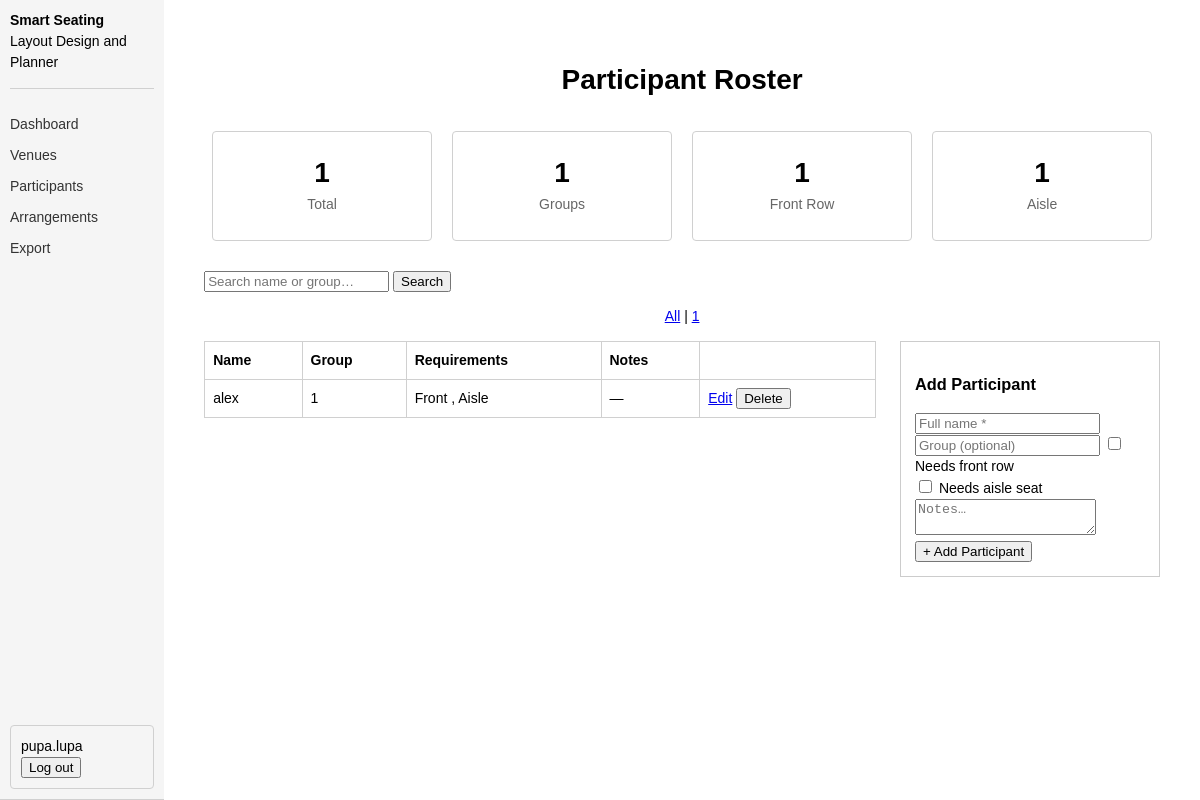
The page /participants?group=1 (signed in) on the database its author committed.
### tables this page shows
CREATE TABLE users (
            id         INTEGER PRIMARY KEY AUTOINCREMENT,
            username   TEXT    UNIQUE NOT NULL,
            email      TEXT    UNIQUE NOT NULL,
            password   TEXT    NOT NULL,
            role       TEXT    NOT NULL DEFAULT 'planner',
            created_at TEXT    NOT NULL
        );

CREATE TABLE participants (
            id              INTEGER PRIMARY KEY AUTOINCREMENT,
            user_id         INTEGER NOT NULL,
            name            TEXT    NOT NULL,
            group_name      TEXT    NOT NULL DEFAULT '',
            needs_front_row INTEGER NOT NULL DEFAULT 0,
            needs_aisle     INTEGER NOT NULL DEFAULT 0,
            notes           TEXT    NOT NULL DEFAULT '',
            created_at      TEXT    NOT NULL,
            UNIQUE(user_id, name),
            FOREIGN KEY(user_id) REFERENCES users(id)
        );

### participants.py (the view)
@participants_bp.route("/participants")
@login_required
def participants_list():
    db   = get_db()
    user = db.execute("SELECT * FROM users WHERE id = ?", (session["user_id"],)).fetchone()
    all_rows = db.execute(
        "SELECT * FROM participants WHERE user_id = ? ORDER BY name ASC",
        (session["user_id"],),
    ).fetchall()
    query        = request.args.get("q", "").strip()
    active_group = request.args.get("group", "").strip()
    filtered = list(all_rows)
    if active_group:
        filtered = [r for r in filtered if r["group_name"] == active_group]
    if query:
        q_lower = query.lower()
        filtered = [
            r for r in filtered
            if q_lower in r["name"].lower() or q_lower in (r["group_name"] or "").lower()
        ]
    all_groups = sorted({r["group_name"] for r in all_rows if r["group_name"]})
    stats      = compute_stats(all_rows)
    edit_participant = None
    edit_id = request.args.get("edit")
    if edit_id:
        edit_participant = db.execute(
            "SELECT * FROM participants WHERE id = ? AND user_id = ?",
            (edit_id, session["user_id"]),
        ).fetchone()
    return render_template(
        "participants.html",
        user=user,
        participants=filtered,
        stats=stats,
        query=query,
        active_group=active_group,
        all_groups=all_groups,
        edit_participant=edit_participant,
    )

### auth.py (called while the page is built)
def login_required(f):
    @wraps(f)
    def decorated(*args, **kwargs):
        if "user_id" not in session:
            flash("Please log in to continue.", "info")
            return redirect(url_for("auth.auth_page"))
        return f(*args, **kwargs)
    return decorated

### database.py (called while the page is built)
def get_db():
    if "db" not in g:
        g.db = sqlite3.connect(DB_PATH, detect_types=sqlite3.PARSE_DECLTYPES)
        g.db.row_factory = sqlite3.Row
    return g.db

### participants.py (called while the page is built)
def compute_stats(rows):
    groups = {r["group_name"] for r in rows if r["group_name"]}
    return {
        "total":  len(rows),
        "groups": len(groups),
        "front":  sum(1 for r in rows if r["needs_front_row"]),
        "aisle":  sum(1 for r in rows if r["needs_aisle"]),
    }

### templates/participants.html (shortened to what this page needs)
{% extends "base.html" %}
{% block content %}
  <h1>Participant Roster</h1>
  <div class="stat-row">
    <div class="stat-box"><div class="val">{{ stats.total }}</div><div class="lbl">Total</div></div>
    <div class="stat-box"><div class="val">{{ stats.groups }}</div><div class="lbl">Groups</div></div>
    <div class="stat-box"><div class="val">{{ stats.front }}</div><div class="lbl">Front Row</div></div>
    <div class="stat-box"><div class="val">{{ stats.aisle }}</div><div class="lbl">Aisle</div></div>
  </div>
  <form method="GET" action="/participants">
    <input type="text" name="q" value="{{ query }}" placeholder="Search name or group…">
    <button type="submit">Search</button>
  </form>
  {% if all_groups %}
  <p>
    <a href="/participants{% if query %}?q={{ query }}{% endif %}">All</a>
    {% for g in all_groups %}
    | <a href="/participants?group={{ g }}{% if query %}&q={{ query }}{% endif %}">{{ g }}</a>
    {% endfor %}
  </p>
  {% endif %}
  <div style="display:flex; gap:24px; align-items:flex-start;">
    <div style="flex:1;">
      {% if participants %}
      <table>
        <tr><th>Name</th><th>Group</th><th>Requirements</th><th>Notes</th><th></th></tr>
        {% for p in participants %}
        <tr>
          <td>{{ p.name }}</td>
          <td>{{ p.group_name or '—' }}</td>
          <td>
            {% if p.needs_front_row %}Front{% endif %}
            {% if p.needs_front_row and p.needs_aisle %}, {% endif %}
            {% if p.needs_aisle %}Aisle{% endif %}
          </td>
          <td>{{ p.notes or '—' }}</td>
          <td>
            <a href="/participants?edit={{ p.id }}">Edit</a>
            <form method="POST" action="/participants/{{ p.id }}/delete" style="display:inline"
                  onsubmit="return confirm('Delete {{ p.name }}?')">
              <button type="submit">Delete</button>
            </form>
          </td>
        </tr>
        {% endfor %}
      </table>
      {% else %}
      <p>No participants found.</p>
      {% endif %}
    </div>
    <div style="width:260px; border:1px solid #ccc; padding:14px;">
      <h3>{{ 'Edit: ' + edit_participant.name if edit_participant else 'Add Participant' }}</h3>
      <form method="POST"
            action="{{ '/participants/' ~ edit_participant.id ~ '/edit' if edit_participant else '/participants/new' }}">
        <input type="text" name="name" placeholder="Full name *"
               value="{{ edit_participant.name if edit_participant else '' }}" required>
        <input type="text" name="group_name" placeholder="Group (optional)"
               value="{{ edit_participant.group_name if edit_participant else '' }}">
        <label><input type="checkbox" name="needs_front_row"
               {% if edit_participant and edit_participant.needs_front_row %}checked{% endif %}>
               Needs front row</label><br>
        <label><input type="checkbox" name="needs_aisle"
               {% if edit_participant and edit_participant.needs_aisle %}checked{% endif %}>
               Needs aisle seat</label>
        <textarea name="notes" placeholder="Notes…">{{ edit_participant.notes if edit_participant else '' }}</textarea>
        <button type="submit">{{ 'Save Changes' if edit_participant else '+ Add Participant' }}</button>
      </form>
    </div>
  </div>
{% endblock %}

### templates/base.html (shortened to what this page needs)
<!DOCTYPE html>
<html>
<head>
  <link rel="stylesheet" href="/static/base.css">
</head>
<body>
  <nav>
    <div class="nav-title">
      <strong>Smart Seating</strong>
      Layout Design and Planner</span>
    </div>
    <a href="/dashboard">Dashboard</a>
    <a href="/venues">Venues</a>
    <a href="/participants">Participants</a>
    <a href="/arrangements">Arrangements</a>
    <a href="/export">Export</a>
    <form method="POST" action="/logout" style="display:inline">
      <span>{{ user.username }}</span>
      <button type="submit">Log out</button>
    </form>
  </nav>
  <main>
    {% block content %}{% endblock %}
  </main>
</body>
</html>

### static/base.css (style rules this page uses)
* { box-sizing: border-box; }
body { font-family: Arial, sans-serif; font-size: 14px; line-height: 1.5; margin: 0; display: flex;background: #ffffff; }
nav { background: #f5f5f5; padding: 10px; border-bottom: 1px solid #d0d0d0; display: flex; flex-direction: column; gap: 10px; min-height: 100dvh; }
nav a { margin-right: 15px; text-decoration: none; color: #333; }
nav form { margin-top: auto; border: 1px solid #d0d0d0; border-radius: 4px; padding: 10px; }
.nav-title { padding-bottom: 15px; margin-bottom: 15px; border-bottom: 1px solid #d0d0d0; }
.nav-title strong { display: block; }
main { padding: 40px; width: 100%; max-width: 1200px; margin: 0 auto; }
main h1, main > p { text-align: center; }
.stat-row { display: flex; justify-content: center; gap: 20px; margin: 30px 0; }
.stat-box { flex: 1; max-width: 220px; padding: 20px; text-align: center; border: 1px solid #d0d0d0; border-radius: 4px; }
.stat-box .lbl { color: #666; margin-bottom: 5px; }
.stat-box .val { font-size: 28px; font-weight: bold; }
table { border-collapse: collapse; width: 100%; }
th, td { border: 1px solid #d0d0d0; padding: 8px; text-align: left; }

### rows shown on the page
users: username "pupa.lupa"
participants: name "alex", group_name "1", needs_front_row "Front", needs_aisle "Aisle", notes "—"

### other values the page prints
{{ stats.total }} "1"
{{ stats.groups }} "1"
{{ stats.front }} "1"
{{ stats.aisle }} "1"
{{ g }} "1"
{{ 'Save Changes' if edit_participant else '+ Add Participant' }} "+ Add Participant"
